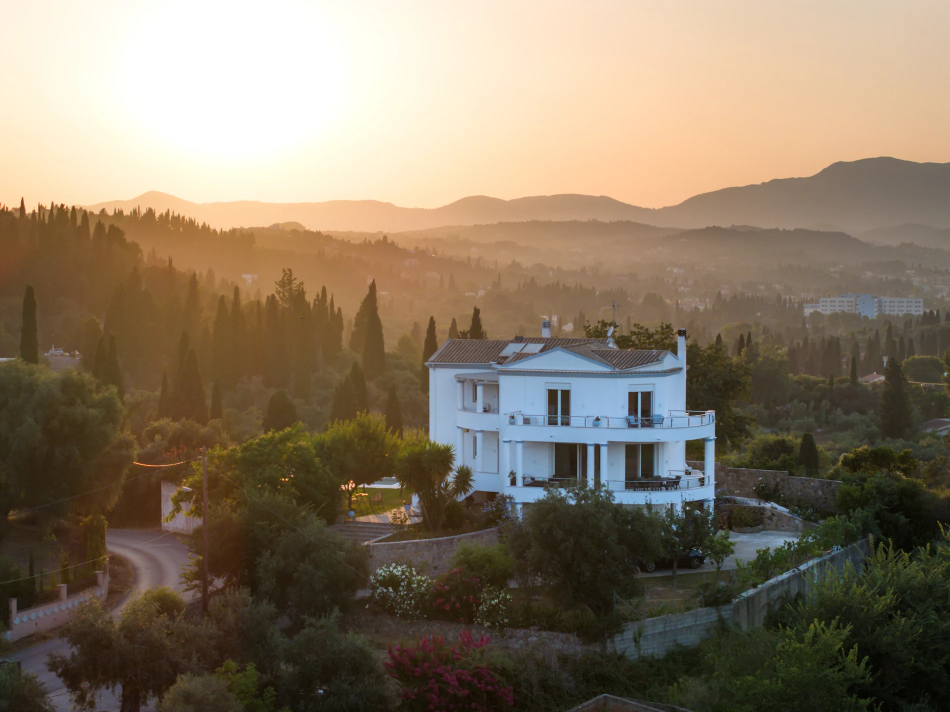
#> input picture images/olgas-luxury-villa-corfu-aerial-sunset-view.webp, 1900 x 1424 px (shown at 1/2 size); its folder holds 5 pictures in this run
$ python optimize_images.py
#> lines starting #> are read from the running program, lines starting #| are printed output that depends on the picture
#!/usr/bin/env python3
"""Re-encode the villa photography into genuine, web-sized WebP.

The originals in this repo were full-resolution camera JPEGs (~5000px, 7-16 MB)
that had simply been renamed to .webp, so visitors downloaded roughly 67 MB to
look at a grid of 220px-tall thumbnails.

This produces two tiers from each source image:

    images/thumbs/<name>.webp   800px wide, q85  -> the gallery grid
    images/<name>.webp         2200px wide, q84  -> the lightbox and hero

Quality was chosen by measuring PSNR against a lossless downscale and by
comparing 1:1 crops of the most detail-heavy shot; both tiers are visually
indistinguishable from the originals at the sizes the site displays. 2200px is
the width a 2x display needs for the lightbox, whose CSS caps it at 1100 CSS px.

EXIF is dropped (one original carried GPS coordinates), but any EXIF
orientation flag is baked into the pixels first so nothing rotates.

Usage:
    python script/optimize_images.py --source-dir images-originals
"""
import argparse
import sys
from pathlib import Path

try:
    from PIL import Image, ImageOps
except ImportError:
    sys.exit("Pillow is required: pip install pillow")

IMAGES_DIR = Path("images")
THUMBS_DIR = IMAGES_DIR / "thumbs"

FULL_WIDTH, FULL_QUALITY = 2200, 84
THUMB_WIDTH, THUMB_QUALITY = 800, 85

# Small UI assets keep their own treatment: resized to what they actually
# render at, and kept lossless so the alpha edges stay crisp.
UI_ASSETS = {"whatsapp.webp": 64}


def encode(image: Image.Image, width: int, quality: int, dest: Path, lossless=False):
    out = image.copy()
    if out.width > width:
        out.thumbnail((width, width * 10), Image.LANCZOS)
    dest.parent.mkdir(parents=True, exist_ok=True)
    if lossless:
        out.save(dest, "WEBP", lossless=True, method=6)
    else:
        out.save(dest, "WEBP", quality=quality, method=6)
    return out.size, dest.stat().st_size


def main():
    ap = argparse.ArgumentParser()
    ap.add_argument(
        "--source-dir",
        default="images",
        help="Directory holding the source photographs (default: images, i.e. in place)",
    )
    args = ap.parse_args()
    source_dir = Path(args.source_dir)
    if not source_dir.is_dir():
        sys.exit(f"No such source directory: {source_dir}")

    sources = sorted(p for p in source_dir.glob("*.webp") if p.parent.name != "thumbs")
    if not sources:
        sys.exit(f"No .webp sources found in {source_dir}")

    before = after = 0
    print(f"{'image':<52} {'before':>9} {'thumb':>9} {'full':>9}")

    for src in sources:
        original_bytes = src.stat().st_size
        before += original_bytes

        with Image.open(src) as raw:
#> raw is the input picture: PIL image 1900x1424 RGB; mean R, G, B 133.8, 119.2, 99.3
            image = ImageOps.exif_transpose(raw)
            if src.name in UI_ASSETS:
                size, size_bytes = encode(
                    image.convert("RGBA"),
                    UI_ASSETS[src.name],
                    0,
                    IMAGES_DIR / src.name,
                    lossless=True,
                )
                after += size_bytes
                print(
                    f"{src.name:<52} {original_bytes/1e6:8.1f}M "
                    f"{'-':>9} {size_bytes/1e3:8.0f}K  (UI asset {size[0]}x{size[1]})"
                )
                continue

            image = image.convert("RGB")
            thumb_size, thumb_bytes = encode(
                image, THUMB_WIDTH, THUMB_QUALITY, THUMBS_DIR / src.name
            )
#> in encode, `out.thumbnail((width, width * 10), Image.LANCZOS)`:
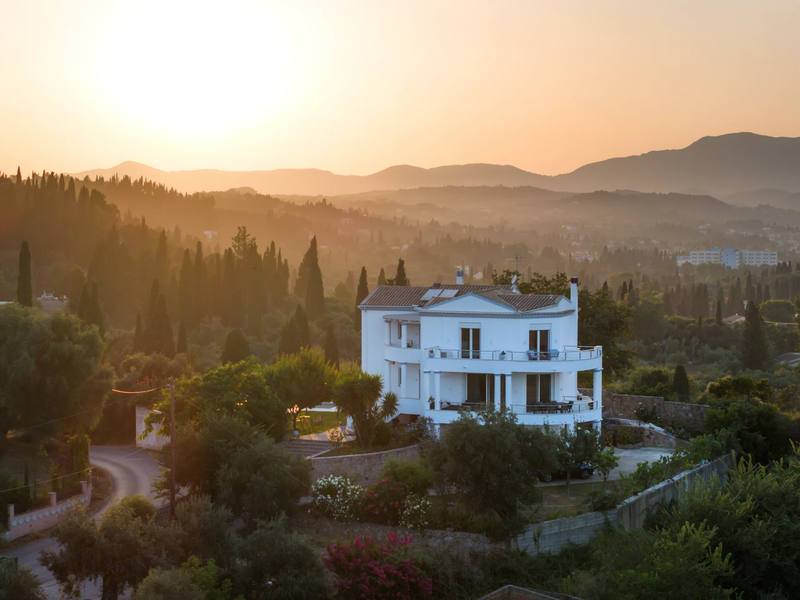
#> out: PIL image 800x600 RGB; mean R, G, B 133.8, 119.2, 99.3
#> thumb_size = (800, 600); thumb_bytes = 42904
            full_size, full_bytes = encode(
                image, FULL_WIDTH, FULL_QUALITY, IMAGES_DIR / src.name
            )
#> full_size = (1900, 1424); full_bytes = 151488

        after += thumb_bytes + full_bytes
#> after = 194392
        print(
            f"{src.name:<52} {original_bytes/1e6:8.1f}M "
            f"{thumb_bytes/1e3:8.0f}K {full_bytes/1e3:8.0f}K"
        )
#| olgas-luxury-villa-corfu-aerial-sunset-view.webp          0.2M       43K      151K
#> pass 2 of the loop in main, `for src in sources:`:
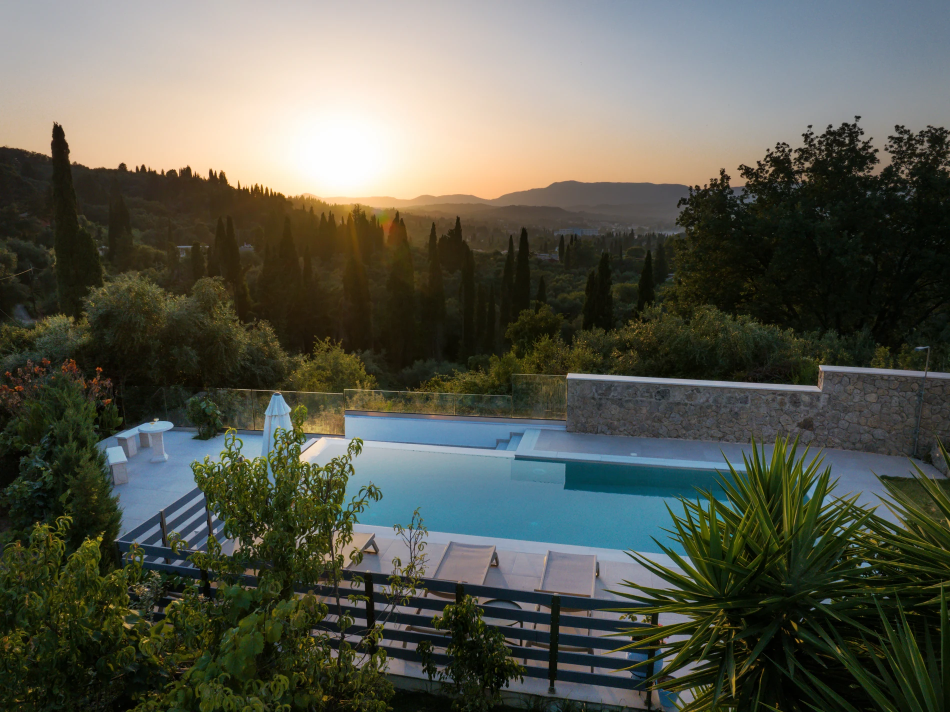
#> input picture images/olgas-luxury-villa-corfu-aerial-view.webp, 1900 x 1424 px (shown at 1/2 size)
#> in main, raw is the input picture: PIL image 1900x1424 RGB; mean R, G, B 88.1, 90.1, 78.7
#> in encode (call 3), `out.thumbnail((width, width * 10), Image.LANCZOS)`:
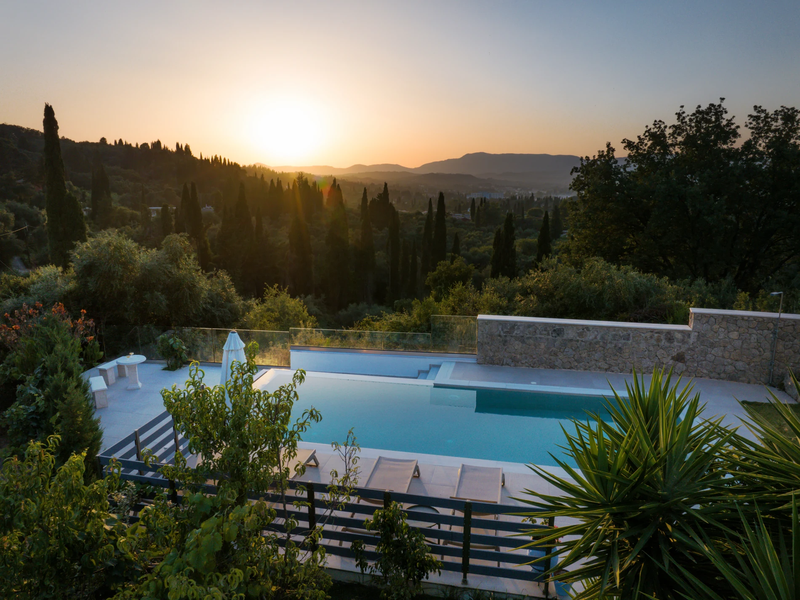
#> out: PIL image 800x600 RGB; mean R, G, B 88.1, 90.1, 78.7
#> thumb_bytes = 77894
#> full_bytes = 296870
#> after = 569156
#| olgas-luxury-villa-corfu-aerial-view.webp                 0.4M       78K      297K
#> pass 3 of the loop in main, `for src in sources:`:
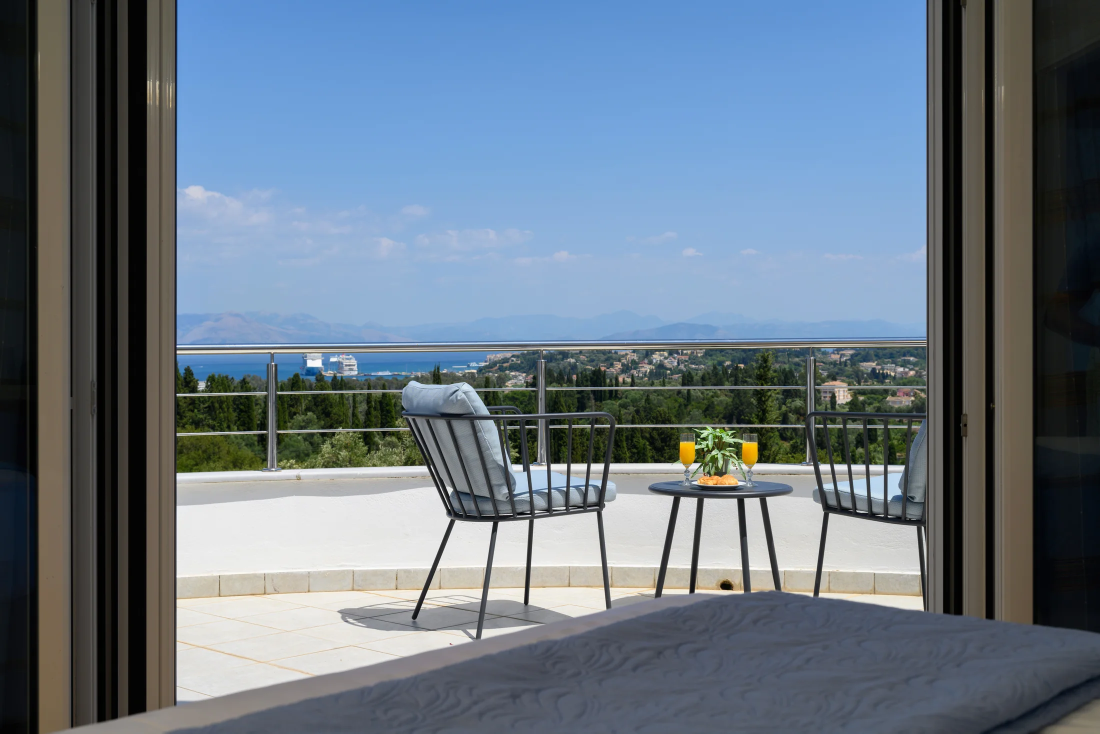
#> input picture images/olgas-luxury-villa-corfu-balcony-coffee-view.webp, 2200 x 1467 px (shown at 1/2 size)
#> in main, raw is the input picture: PIL image 2200x1467 RGB; mean R, G, B 104.3, 118.5, 132
#> in encode (call 5), `out.thumbnail((width, width * 10), Image.LANCZOS)`:
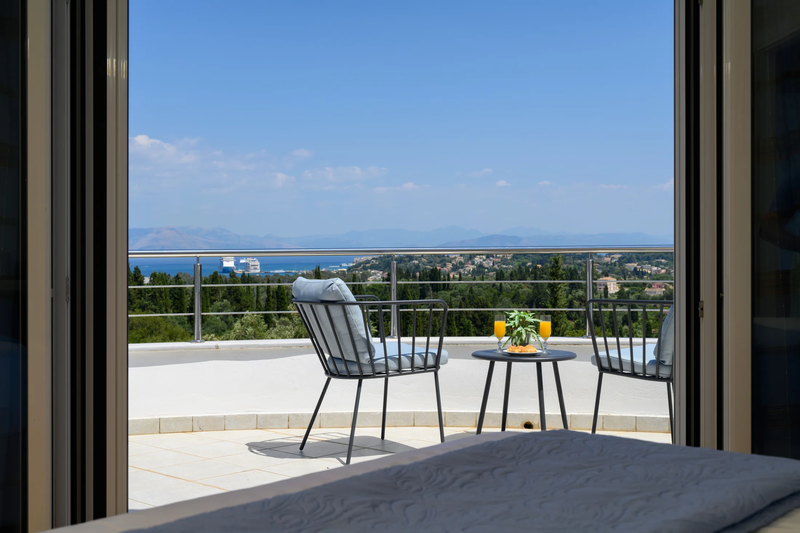
#> out: PIL image 800x533 RGB; mean R, G, B 104.3, 118.5, 132
#> thumb_size = (800, 533); thumb_bytes = 35438
#> full_size = (2200, 1467); full_bytes = 149536
#> after = 754130
#| olgas-luxury-villa-corfu-balcony-coffee-view.webp         0.2M       35K      150K
#> the loop made 5 passes; the first 3 are shown

    print(
        f"\n{len(sources)} images: {before/1e6:.0f} MB -> {after/1e6:.1f} MB "
        f"({before/after:.0f}x smaller in total)"
    )


if __name__ == "__main__":
    main()
